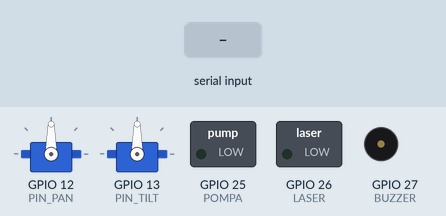
Simulated run of this sketch. Board: ESP32. Parts: 2 × servo, switched loads named in the sketch (green lamp = pin HIGH), buzzer (waves = sounding, pin HIGH). The test bench sets the inputs (shaded band).

Above: at 1.2 s.
1.3 s: "AIM:\n" received over Serial
At 2.5 s:
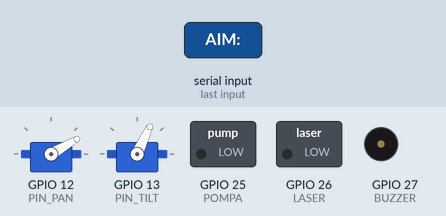
2.8 s: "LASER:1\n" received over Serial
At 3.6 s:
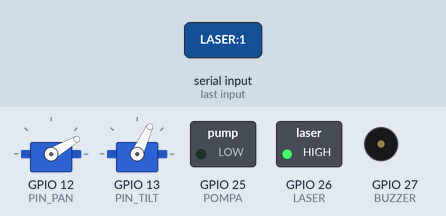
4.3 s: "BUZZ\n" received over Serial
At 4.4 s:
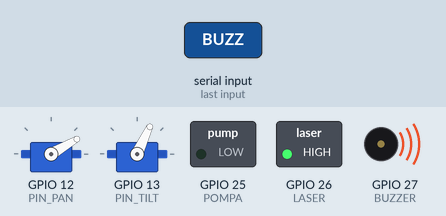
6.0 s: "AIM:90\n" received over Serial
At 7.2 s:
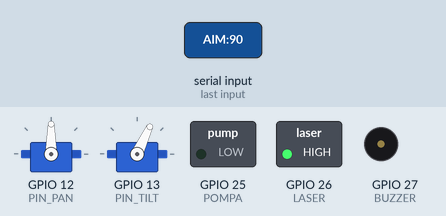
7.5 s: "LASER:0\n" received over Serial
At 8.4 s:
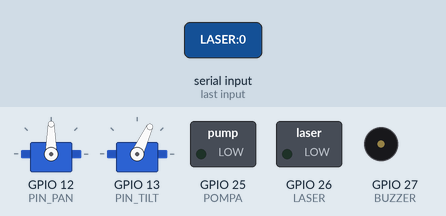
9.0 s: "FIRE:90\n" received over Serial
At 10.4 s:
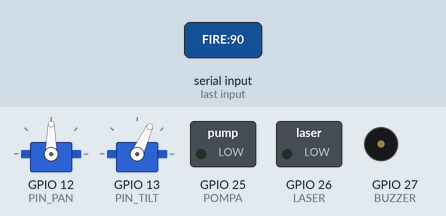
Timing chart, 0 to 11.5 s (numbered marks = the images above; inputs shaded):
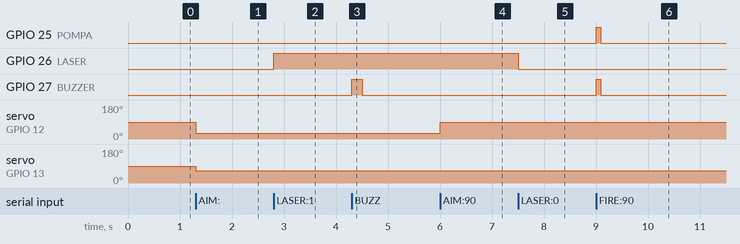

Measured:
- after the input at 1.3 s, servo on GPIO 12 (PIN_PAN): 90° → 30° at once; servo on GPIO 13 (PIN_TILT): 90° → 65° at once
- after the input at 2.8 s, GPIO 26 (LASER): LOW → HIGH at once
- after the input at 4.3 s, GPIO 27 (BUZZER): LOW → HIGH at once, → LOW 0.20 s later
- after the input at 6.0 s, servo on GPIO 12 (PIN_PAN): 30° → 90° at once
- after the input at 7.5 s, GPIO 26 (LASER): HIGH → LOW at once
- after the input at 9.0 s, GPIO 25 (POMPA), GPIO 27 (BUZZER): LOW → HIGH at once, → LOW 0.09 s later

The sketch:

smartguard_esp32.ino
```cpp
// SmartGuard — firmware ESP32 (Arduino C++)
// Odbiera komendy z PC przez USB UART (115200): AIM / FIRE / LASER / BUZZ / SCAN
// Wymaga biblioteki: ESP32Servo

#include <ESP32Servo.h>

Servo pan, tilt;
const int PIN_PAN = 12, PIN_TILT = 13;   // pan(obrot poziomy)=GPIO12, tilt(kiwanie)=GPIO13
const int LASER = 26, BUZZER = 27, POMPA = 25;

// Limity BHP (nie celować w twarz) — WARTOSCI STARTOWE, dostroic kalibracja.
// Po montazu 3D tilt sklejony na srodku=90°, wiec zakres wokol 90.
const int TILT_MIN = 65, TILT_MAX = 115;
const int PAN_MIN = 30,  PAN_MAX = 150;

int zacisnij(int v, int lo, int hi) { return v < lo ? lo : (v > hi ? hi : v); }

void setup() {
  Serial.begin(115200);
  pan.setPeriodHertz(50);  pan.attach(PIN_PAN, 500, 2400);
  tilt.setPeriodHertz(50); tilt.attach(PIN_TILT, 500, 2400);
  pinMode(LASER, OUTPUT);
  pinMode(BUZZER, OUTPUT);
  pinMode(POMPA, OUTPUT);
  pan.write(90);
  tilt.write(90);   // start na srodku (tilt sklejony poziomo przy 90°)
}

void loop() {
  if (!Serial.available()) return;
  String s = Serial.readStringUntil('\n');
  s.trim();

  if (s.startsWith("AIM:")) {                 // AIM:<pan>,<tilt>
    int sep = s.indexOf(',');
    int p = s.substring(4, sep).toInt();
    int t = s.substring(sep + 1).toInt();
    pan.write(zacisnij(p, PAN_MIN, PAN_MAX));
    tilt.write(zacisnij(t, TILT_MIN, TILT_MAX));
  } else if (s.startsWith("FIRE:")) {         // FIRE:<ms>  (max 250 ms — BHP)
    int ms = zacisnij(s.substring(5).toInt(), 0, 250);
    // "strzal": na teraz buzzer + (docelowo) pompa; laser dojdzie jak wroci kabel
    digitalWrite(POMPA, HIGH); digitalWrite(BUZZER, HIGH);
    delay(ms);
    digitalWrite(POMPA, LOW);  digitalWrite(BUZZER, LOW);
  } else if (s == "LASER:1") {
    digitalWrite(LASER, HIGH);
  } else if (s == "LASER:0") {
    digitalWrite(LASER, LOW);
  } else if (s == "BUZZ") {
    digitalWrite(BUZZER, HIGH); delay(200); digitalWrite(BUZZER, LOW);
  }
  // TODO (Dzień 9): SCAN:ON / SCAN:OFF — tryb patrolu wahadłowego
}
```
